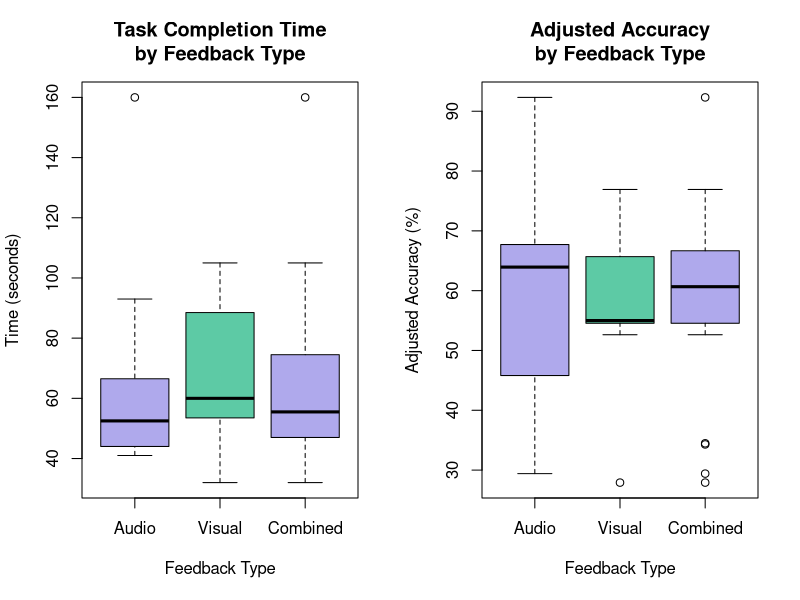
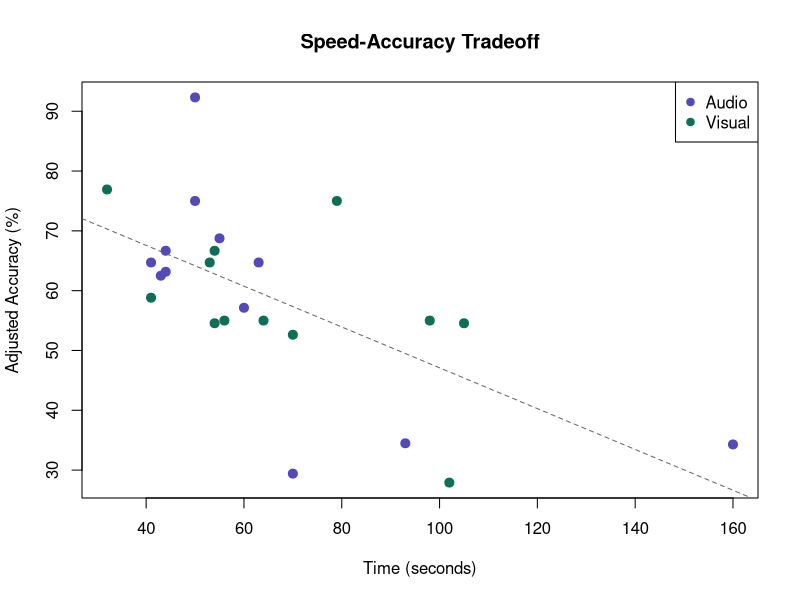
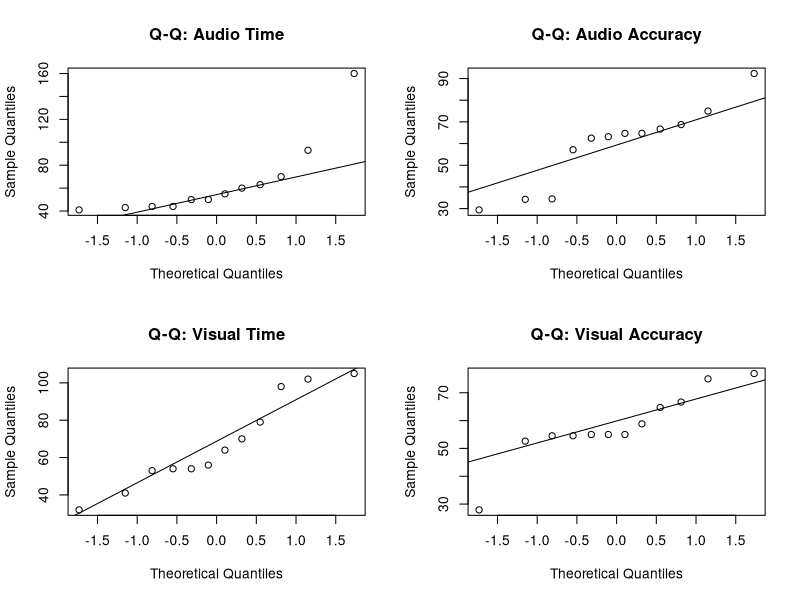
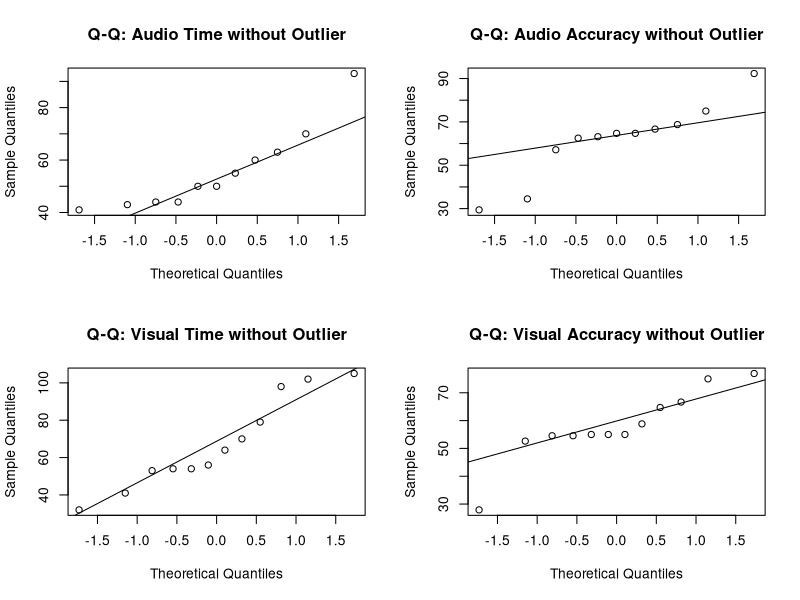

Here is the R script that generated these plots, in order:
# 1. ENTERING DATA
audio_time     <- c(50, 44, 63, 43, 41, 44, 60, 70, 93, 55, 160, 50)
audio_accuracy <- c(75.00, 63.16, 64.71, 62.50, 64.71, 66.67,
                    57.14, 29.41, 34.48, 68.75, 34.29, 92.31)

visual_time     <- c(79, 32, 41, 54, 54, 53, 105, 70, 56, 102, 64, 98)
visual_accuracy <- c(75.00, 76.92, 58.82, 54.55, 66.67, 64.71,
                     54.55, 52.63, 55.00, 27.91, 55.00, 55.00)

my_data <- data.frame(
  feedback = factor(c(rep("Audio", 12), rep("Visual", 12))),
  time     = c(audio_time,     visual_time),
  accuracy = c(audio_accuracy, visual_accuracy)
)

#  2. DESCRIPTIVE STATISTICS 
cat("=== Descriptive Statistics ===\n")
aggregate(cbind(time, accuracy) ~ feedback, data = my_data,
          FUN = function(x) round(c(mean = mean(x), sd = sd(x),
                                    min = min(x),  max = max(x)), 2))
# Combined stats
cat("=== Combined Stats ===\n")
combined_stats <- data.frame(
  Dependent_Variable = c("Completion Time (s)", "Accuracy (%)"),
  Mean = round(c(mean(my_data$time), mean(my_data$accuracy)), 2),
  SD   = round(c(sd(my_data$time),   sd(my_data$accuracy)),   2),
  Min  = round(c(min(my_data$time),  min(my_data$accuracy)),  2),
  Max  = round(c(max(my_data$time),  max(my_data$accuracy)),  2)
)
print(combined_stats)

# 3. BOXPLOTS 
my_data_combined <- rbind(my_data, 
                          data.frame(feedback = factor("Combined"), 
                                     time     = my_data$time, 
                                     accuracy = my_data$accuracy))

my_data_combined$feedback <- factor(my_data_combined$feedback, 
                                    levels = c("Audio", "Visual", "Combined"))

par(mfrow = c(1, 2))
#Time
boxplot(time ~ feedback, data = my_data_combined,
        main = "Task Completion Time\nby Feedback Type",
        ylab = "Time (seconds)",
        xlab = "Feedback Type",
        col  = c("#AFA9EC", "#5DCAA5", "#AFA9EC"))
# Accuracy
boxplot(accuracy ~ feedback, data = my_data_combined,
        main = "Adjusted Accuracy\nby Feedback Type",
        ylab = "Adjusted Accuracy (%)",
        xlab = "Feedback Type",
        col  = c("#AFA9EC", "#5DCAA5", "#AFA9EC"))
par(mfrow = c(1, 1))
# 4. TWO-SAMPLE WELCH T-TESTS 
cat("\n=== t-test: TIME ===\n")
t_time <- t.test(time ~ feedback, data = my_data,
                 alternative = "two.sided", var.equal = FALSE)
print(t_time)

cat("\n=== t-test: ACCURACY ===\n")
t_acc <- t.test(accuracy ~ feedback, data = my_data,
                alternative = "two.sided", var.equal = FALSE)
print(t_acc)

# 6. PEARSON CORRELATION (speed-accuracy tradeoff) 
cat("\n=== Pearson Correlation: Time vs Accuracy ===\n")
cor_result <- cor.test(my_data$time, my_data$accuracy, method = "pearson")
print(cor_result)

# Scatter plot with regression line
par(mfrow = c(1, 1))
plot(my_data$time, my_data$accuracy,
     col  = ifelse(my_data$feedback == "Audio", "#534AB7", "#0F6E56"),
     pch  = 19, cex = 1.2,
     xlab = "Time (seconds)",
     ylab = "Adjusted Accuracy (%)",
     main = "Speed-Accuracy Tradeoff")
abline(lm(accuracy ~ time, data = my_data), lty = 2, col = "gray40")
legend("topright", legend = c("Audio", "Visual"),
       col = c("#534AB7", "#0F6E56"), pch = 19)

# 7. NORMALITY CHECKS
cat("\n=== Normality Tests ===\n")

cat("\nAudio — Time:\n");       print(shapiro.test(audio_time))
cat("\nVisual — Time:\n");      print(shapiro.test(visual_time))
cat("\nAudio — Accuracy:\n");   print(shapiro.test(audio_accuracy))
cat("\nVisual — Accuracy:\n");  print(shapiro.test(visual_accuracy))

# QQ plots
par(mfrow = c(2, 2))
qqnorm(audio_time,      main = "Q-Q: Audio Time");      qqline(audio_time)
qqnorm(audio_accuracy,  main = "Q-Q: Audio Accuracy");  qqline(audio_accuracy)
qqnorm(visual_time,     main = "Q-Q: Visual Time");     qqline(visual_time)
qqnorm(visual_accuracy, main = "Q-Q: Visual Accuracy"); qqline(visual_accuracy)
par(mfrow = c(1, 1))

#8. RERUN ANALYSIS WITHOUT OUTLIER
my_data_clean <- my_data[my_data$time != 160, ]

# Rerun Shapiro-Wilk
audio_time_c  <- my_data_clean$time[my_data_clean$feedback == "Audio"]
visual_time_c <- my_data_clean$time[my_data_clean$feedback == "Visual"]
audio_acc_c   <- my_data_clean$accuracy[my_data_clean$feedback == "Audio"]
visual_acc_c  <- my_data_clean$accuracy[my_data_clean$feedback == "Visual"]

cat("\nAudio — Time:\n");      print(shapiro.test(audio_time_c))
cat("\nVisual — Time:\n");     print(shapiro.test(visual_time_c))
cat("\nAudio — Accuracy:\n");  print(shapiro.test(audio_acc_c))
cat("\nVisual — Accuracy:\n"); print(shapiro.test(visual_acc_c))

# QQ plots with (160s) removed, n=23
par(mfrow = c(2, 2))

qqnorm(audio_time_c,  main = "Q-Q: Audio Time without Outlier");     qqline(audio_time_c)
qqnorm(audio_acc_c,   main = "Q-Q: Audio Accuracy without Outlier"); qqline(audio_acc_c)
qqnorm(visual_time_c, main = "Q-Q: Visual Time without Outlier");    qqline(visual_time_c)
qqnorm(visual_acc_c,  main = "Q-Q: Visual Accuracy without Outlier");qqline(visual_acc_c)

# Rerun t-tests
t.test(time ~ feedback, data = my_data_clean,
       alternative = "two.sided", var.equal = FALSE)
t.test(accuracy ~ feedback, data = my_data_clean,
       alternative = "two.sided", var.equal = FALSE)
